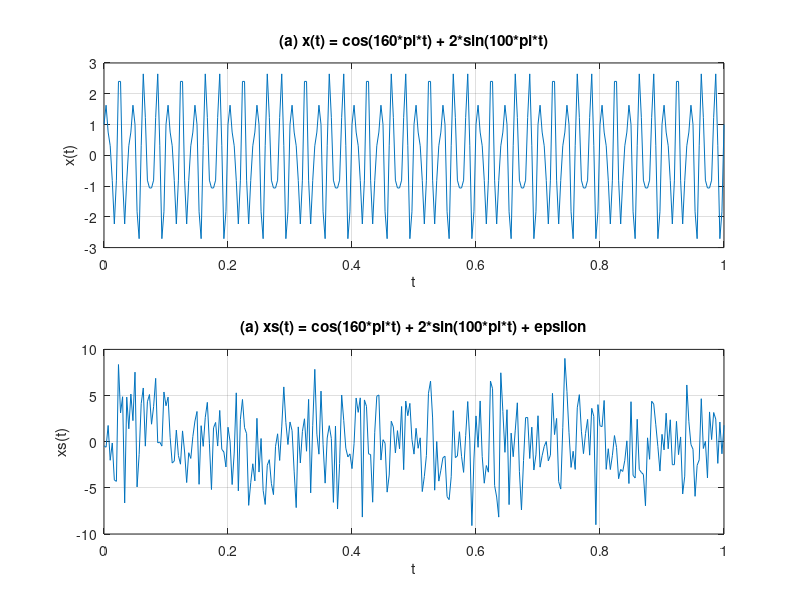
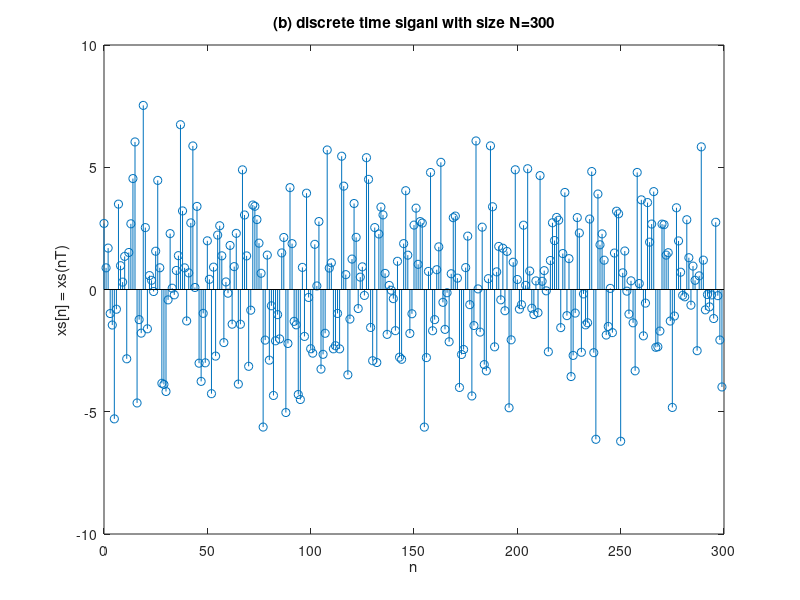

MATLAB code to generate these figures, in order: (Note: this script raises an error after producing the figures.)

disp('(a)');
t = 0:1/300:1; % sets up the domain
x = cos(160*pi*t) + 2*sin(100*pi*t);
subplot(211);
plot(t,x); % and plot it
xlabel('t');
ylabel('x(t)');
title('(a) x(t) = cos(160*pi*t) + 2*sin(100*pi*t)');
grid;

t = 0:1/300:1; % sets up the domain
noise = (1+randsample(2,1))*randn(size(t));
xs = cos(160*pi*t) + 2*sin(100*pi*t) + noise;
subplot(212);
plot(t,xs); % and plot it
xlabel('t');
ylabel('xs(t)');
title('(a) xs(t) = cos(160*pi*t) + 2*sin(100*pi*t) + epsilon');
grid;


disp('(b)');
figure;
N = 300;
n = 0:N-1;
noise = (1+randsample(2,1))*randn(size(n));
xs2 = cos(160*pi*n/N) + 2*sin(100*pi*n/N) + noise;
stem(n,xs2);
xlabel('n');
ylabel('xs[n] = xs(nT)');
title('(b) discrete time siganl with size N=300');


disp('(c)');
% Compute DFT of xs2 using built-in function fft
y = fft(xs2);
disp(y);


% Compute DFT of xs2 using custom dft functionfft
y2 = dft(xs2);
disp(y2);

disp('(d)');
figure;
% Magnitude
m = fft(x).*conj(fft(x));
% Phase
p = unwrap(angle(fft(x)));

f = (0:length(fft(x))-1)*300/length(fft(x));
subplot(2,1,1);
plot(f,m);
title('(d) Magnitude of spectrum of x(t)');
xlabel('Frequency(Hz)');
ax = gca;
ax.XTick = [50 80 220 250];

subplot(2,1,2);
plot(f,p*180/pi);
title('(d) Phase spectrum of x(t)');
xlabel('Frequency(Hz)');
ax = gca;
ax.XTick = [50 80 220 250];

figure;
% Magnitude
m = y.*conj(y);
% Phase
p = unwrap(angle(y));

f = (0:length(y)-1)*300/length(y);
subplot(2,1,1);
plot(f,m);
title('(d) Magnitude of spectrum of xs2 with using fft');
xlabel('Frequency(Hz)');
ax = gca;
ax.XTick = [50 80 220 250];

subplot(2,1,2);
plot(f,p*180/pi);
title('(d) Phase spectrum of xs2 with using fft');
xlabel('Frequency(Hz)');
ax = gca;
ax.XTick = [50 80 220 250];

figure;
% Magnitude
m = y2.*conj(y2);
% Phase
p = unwrap(angle(y2));

f = (0:length(y2)-1)*300/length(y2);
subplot(2,1,1);
plot(f,m);
title('(d) Magnitude of spectrum of xs2 with using dft');
xlabel('Frequency(Hz)');
ax = gca;
ax.XTick = [50 80 220 250];

subplot(2,1,2);
plot(f,p*180/pi);
title('(d) Phase spectrum of xs2 with using dft');
xlabel('Frequency(Hz)');
ax = gca;
ax.XTick = [50 80 220 250];


disp('(e)');
% low-pass filter
figure;
Fs = round(20*pi); % Sampling frequency
t = 0:1/3000:0.1;
Wn = 3; % cut-off frequency
Fn = Fs/2; % Nyquist frequency
noise = (1+randsample(2,1))*randn(size(t));
x = cos(160*pi*t) + 2*sin(100*pi*t);
xs = cos(160*pi*t) + 2*sin(100*pi*t) + noise;
[b,a] = butter(10, Wn/Fn, 'low');
freqz(b,a);
figure;
subplot(3,1,1); plot(t, x);
xlabel('t');
ylabel('x(t)');
title('original x(t) for one cycle');
subplot(3,1,2); plot(t, xs);
xlabel('t');
ylabel('xs(t)');
title('x(t) with noise');
y_low = filter(b,a,xs);
subplot(3,1,3); plot(t,y_low);
xlabel('t');
ylabel('filtered xs(t)');
title('filtered x(t) with noise');

%high-pass filter
figure;
Wn = 10; % cut-off frequency
[b,a] = butter(10, Wn/Fn, 'high');
freqz(b,a);
figure;
subplot(3,1,1); plot(t, x);
xlabel('t');
ylabel('x(t)');
title('original x(t) for one cycle');
subplot(3,1,2); plot(t, xs);
xlabel('t');
ylabel('xs(t)');
title('x(t) with noise');
y_high = filter(b,a,xs);
subplot(3,1,3); plot(t,y_high);
xlabel('t');
ylabel('filtered xs(t)');
title('filtered x(t) with noise');


